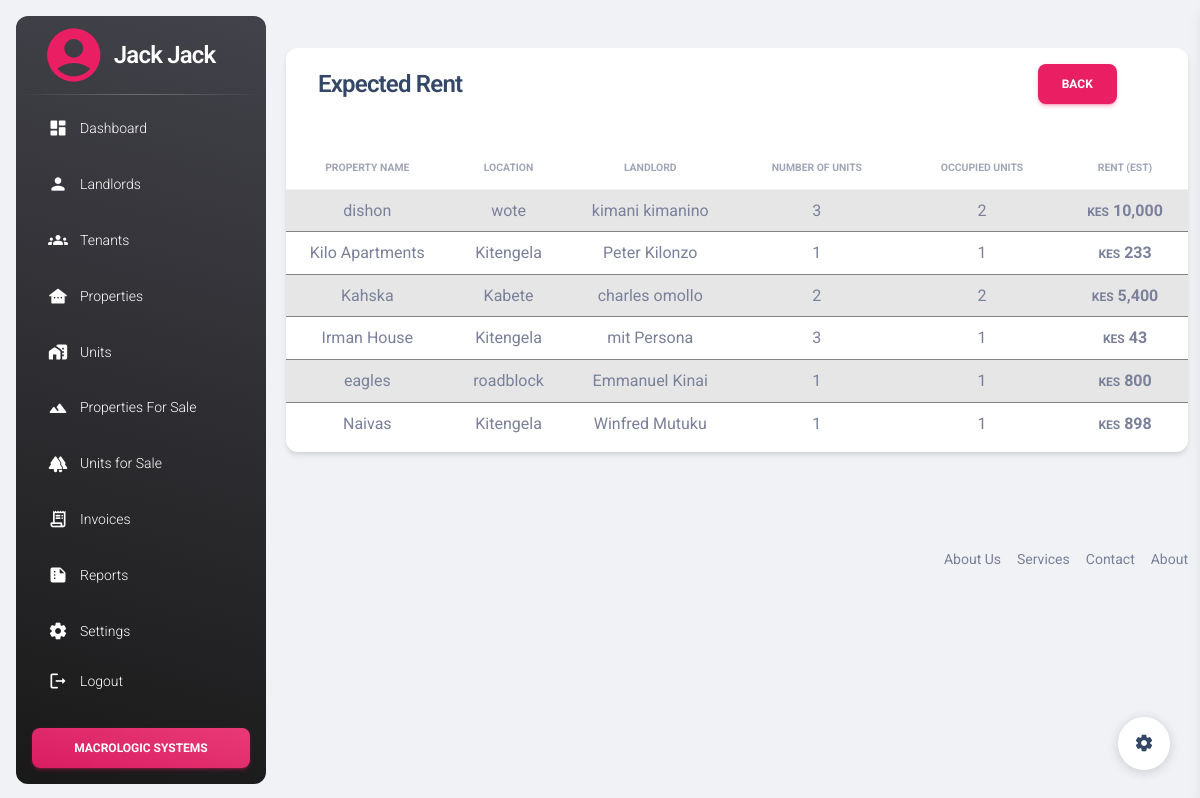
The page /reports/rent_report.php (signed in) on the database as committed earlier.
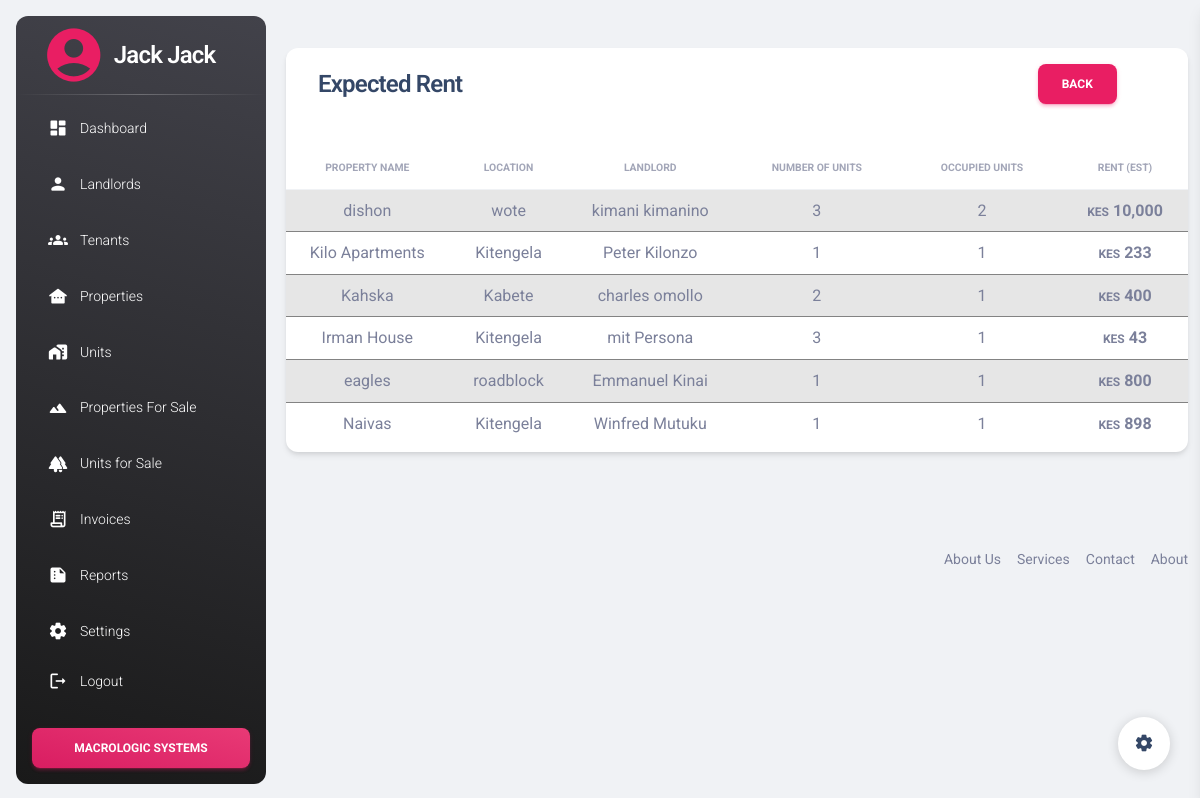
The same page on the database as committed later.
### tables this page shows
CREATE TABLE `properties` (
  `id` int(11) NOT NULL,
  `name` varchar(50) NOT NULL,
  `location` varchar(50) NOT NULL,
  `landlord_id` int(11) NOT NULL,
  `type_id` int(11) NOT NULL,
  `active_status` enum('active','inactive') DEFAULT NULL,
  `number_of_units` int(11) DEFAULT NULL
);

CREATE TABLE `landlords` (
  `id` int(11) NOT NULL,
  `name` varchar(50) NOT NULL,
  `phone_number` varchar(50) NOT NULL,
  `email` varchar(20) NOT NULL
);

### reports/rent_report.php (the view, shortened to what the changed rows need)
<?php include '../includes/header.php'; ?>
<?php include '../config/connect.php'; ?>
<div class="container-fluid py-4">
    <div class="row">
        <div class="col-12">
            <div class="card my-4">
                <div class="card-body px-0 pb-2">
                    <div class="table-responsive p-0">
                        <table class="table table-striped table-hover align-items-center mb-0" id="rentTable">
                            <thead>
                                <tr>
                                    <th class="text-center text-uppercase text-secondary text-xxs font-weight-bolder opacity-7">property name</th>
                                    <th class="text-center text-uppercase text-secondary text-xxs font-weight-bolder opacity-7">location</th>
                                    <th class="text-center text-uppercase text-secondary text-xxs font-weight-bolder opacity-7">landlord</th>
                                    <th class="text-center text-uppercase text-secondary text-xxs font-weight-bolder opacity-7">number of units</th>
                                    <th class="text-center text-uppercase text-secondary text-xxs font-weight-bolder opacity-7">occupied units</th>
                                    <th class="text-center text-uppercase text-secondary text-xxs font-weight-bolder opacity-7">rent (est)</th>
                                </tr>
                            </thead>
                            <tbody>
                                <?php
                                $sql = "SELECT
                                properties.id,
                                properties.name AS property_name,
                                properties.location AS property_location,
                                landlords.name AS landlord_name,
                                COUNT(units_two.id) AS total_units,
                                SUM(units_two.occupied = 'Yes') AS occupied_units,
                                FORMAT(SUM(billing_two.rent), 0) AS total_rent
                            FROM
                                units_two
                            LEFT JOIN
                                properties ON properties.id = units_two.property_id
                            LEFT JOIN
                                landlords ON landlords.id = properties.landlord_id
                            LEFT JOIN
                                billing_two ON billing_two.unit_id = units_two.id
                            WHERE
                                units_two.occupied = 'Yes'
                            GROUP BY
                                properties.id";
                                $result = mysqli_query($con, $sql);
                                if ($result) {
                                    while ($row = mysqli_fetch_assoc($result)) {
                                        $propid=$row['id'];
                                        $sql2 = "SELECT COUNT(id) AS number_of_units FROM units_two WHERE property_id = $propid";
                                        $result2 = mysqli_query($con, $sql2);
                                        $row2 = mysqli_fetch_assoc($result2);
                                        $property_name = $row['property_name'];
                                        $location = $row['property_location'];
                                        $landlord = $row['landlord_name'];
                                        $no_of_units = $row2['number_of_units'];
                                        $occupied = $row['occupied_units'];
                                        $rent = $row['total_rent'];
                                        echo '<tr>
                                <td scope="row" class="text-center">' . $property_name . '</td>
                                <td class="text-center">' . $location . '</td>
                                <td class="text-center">' . $landlord . '</td>
                                <td class="text-center">' . $no_of_units . '</td>
                                <td class="text-center">' . $occupied . '</td>
                                <td class="text-center font-weight-bolder"><span class="text-xs">KES</span> ' . $rent . '</td>
                              </tr>';
                                    }
                                }
                                ?>
                            </tbody>
                        </table>
                    </div>
                </div>
            </div>
        </div>
    </div>
</div>
<?php include('../includes/footer.php') ?>
</body>
</html>

Rows that differ between the two databases and show on the page:
changed properties "Kahska": occupied "2" → "1"; rent "5,400" → "400"
